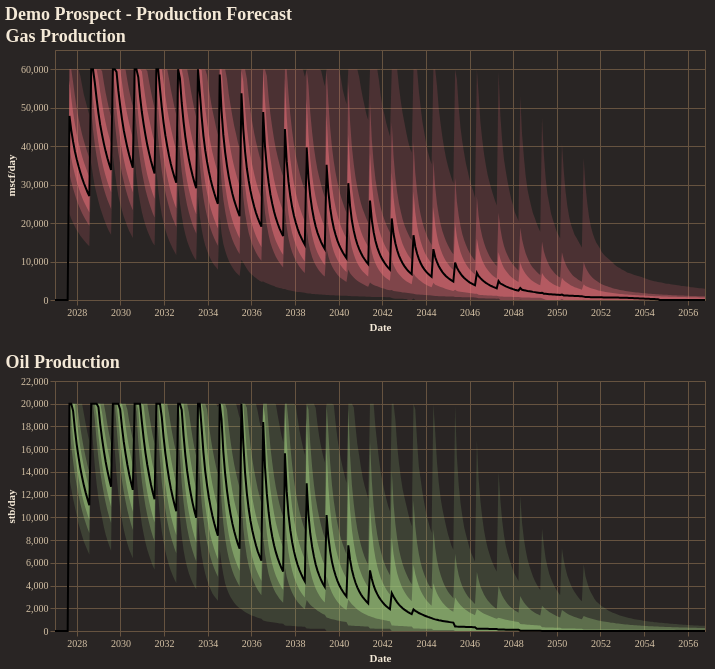

Notebook code for this chart:
### Code cell
fig = reporter.plotter.combined_production_plot(
    figsize=(650, 250),
    backend=PLOTTING_BACKEND
)
fig.show()

### Figure 1 — Vega-Lite specification as saved in the notebook (floating-point values rounded to 4 significant figures; data arrays with more than 128 entries replaced by an {"elided": "..."} marker saying what was removed)
{"config": {"background": "#292524", "view": {"fill": "#292524", "stroke": "#665340"}, "title": {"color": "#f4e9d7", "font": "Merriweather", "fontSize": 18, "fontWeight": 600, "subtitleColor": "#d5c2a6", "anchor": "start"}, "axis": {"domainColor": "#665340", "gridColor": "#665340", "tickColor": "#665340", "labelColor": "#d5c2a6", "titleColor": "#f4e9d7", "labelFont": "Merriweather", "titleFont": "Merriweather"}, "legend": {"titleColor": "#f4e9d7", "labelColor": "#d5c2a6", "labelFont": "Merriweather", "titleFont": "Merriweather", "orient": "top-right", "symbolType": "circle"}, "header": {"labelColor": "#d5c2a6", "titleColor": "#f4e9d7", "labelFont": "Merriweather", "titleFont": "Merriweather"}, "mark": {"color": "#c78d3b"}, "line": {"color": "#c78d3b"}, "bar": {"color": "#c78d3b"}, "point": {"color": "#ddb06d"}, "area": {"color": "#c78d3b", "opacity": 0.35}, "text": {"color": "#f4e9d7", "font": "Merriweather"}, "range": {"category": ["#5DA5DA", "#F28E2B", "#59C36A", "#E15759", "#B07AA1", "#4ECDC4", "#FF9DA7", "#EDC948"]}}, "vconcat": [{"layer": [{"mark": {"type": "area", "color": "rgba(224, 108, 117, 1.0)", "opacity": 0.18}, "encoding": {"tooltip": [{"field": "date", "title": "Date", "type": "temporal"}, {"field": "p01", "format": ",.2f", "title": "P01", "type": "quantitative"}, {"field": "p10", "format": ",.2f", "title": "P10", "type": "quantitative"}, {"field": "p25", "format": ",.2f", "title": "P25", "type": "quantitative"}, {"field": "p50", "format": ",.2f", "title": "P50", "type": "quantitative"}, {"field": "p75", "format": ",.2f", "title": "P75", "type": "quantitative"}, {"field": "p90", "format": ",.2f", "title": "P90", "type": "quantitative"}, {"field": "p99", "format": ",.2f", "title": "P99", "type": "quantitative"}], "x": {"field": "date", "title": "Date", "type": "temporal"}, "y": {"field": "p01", "title": "mscf/day", "type": "quantitative"}, "y2": {"field": "p99"}}}, {"mark": {"type": "area", "color": "rgba(224, 108, 117, 1.0)", "opacity": 0.35}, "encoding": {"tooltip": [{"field": "date", "title": "Date", "type": "temporal"}, {"field": "p01", "format": ",.2f", "title": "P01", "type": "quantitative"}, {"field": "p10", "format": ",.2f", "title": "P10", "type": "quantitative"}, {"field": "p25", "format": ",.2f", "title": "P25", "type": "quantitative"}, {"field": "p50", "format": ",.2f", "title": "P50", "type": "quantitative"}, {"field": "p75", "format": ",.2f", "title": "P75", "type": "quantitative"}, {"field": "p90", "format": ",.2f", "title": "P90", "type": "quantitative"}, {"field": "p99", "format": ",.2f", "title": "P99", "type": "quantitative"}], "x": {"field": "date", "title": "Date", "type": "temporal"}, "y": {"field": "p10", "title": "mscf/day", "type": "quantitative"}, "y2": {"field": "p90"}}}, {"mark": {"type": "area", "color": "rgba(224, 108, 117, 1.0)", "opacity": 0.55}, "encoding": {"tooltip": [{"field": "date", "title": "Date", "type": "temporal"}, {"field": "p01", "format": ",.2f", "title": "P01", "type": "quantitative"}, {"field": "p10", "format": ",.2f", "title": "P10", "type": "quantitative"}, {"field": "p25", "format": ",.2f", "title": "P25", "type": "quantitative"}, {"field": "p50", "format": ",.2f", "title": "P50", "type": "quantitative"}, {"field": "p75", "format": ",.2f", "title": "P75", "type": "quantitative"}, {"field": "p90", "format": ",.2f", "title": "P90", "type": "quantitative"}, {"field": "p99", "format": ",.2f", "title": "P99", "type": "quantitative"}], "x": {"field": "date", "title": "Date", "type": "temporal"}, "y": {"field": "p25", "title": "mscf/day", "type": "quantitative"}, "y2": {"field": "p75"}}}, {"mark": {"type": "line", "color": "black", "strokeWidth": 2}, "encoding": {"tooltip": [{"field": "date", "title": "Date", "type": "temporal"}, {"field": "p01", "format": ",.2f", "title": "P01", "type": "quantitative"}, {"field": "p10", "format": ",.2f", "title": "P10", "type": "quantitative"}, {"field": "p25", "format": ",.2f", "title": "P25", "type": "quantitative"}, {"field": "p50", "format": ",.2f", "title": "P50", "type": "quantitative"}, {"field": "p75", "format": ",.2f", "title": "P75", "type": "quantitative"}, {"field": "p90", "format": ",.2f", "title": "P90", "type": "quantitative"}, {"field": "p99", "format": ",.2f", "title": "P99", "type": "quantitative"}], "x": {"field": "date", "title": "Date", "type": "temporal"}, "y": {"field": "p50", "title": "mscf/day", "type": "quantitative"}}}], "data": {"name": "data-14cf3a0afe327db642a651a64132596d"}, "height": 250, "title": "Gas Production", "width": 650}, {"layer": [{"mark": {"type": "area", "color": "rgba(152, 195, 121, 1.0)", "opacity": 0.18}, "encoding": {"tooltip": [{"field": "date", "title": "Date", "type": "temporal"}, {"field": "p01", "format": ",.2f", "title": "P01", "type": "quantitative"}, {"field": "p10", "format": ",.2f", "title": "P10", "type": "quantitative"}, {"field": "p25", "format": ",.2f", "title": "P25", "type": "quantitative"}, {"field": "p50", "format": ",.2f", "title": "P50", "type": "quantitative"}, {"field": "p75", "format": ",.2f", "title": "P75", "type": "quantitative"}, {"field": "p90", "format": ",.2f", "title": "P90", "type": "quantitative"}, {"field": "p99", "format": ",.2f", "title": "P99", "type": "quantitative"}], "x": {"field": "date", "title": "Date", "type": "temporal"}, "y": {"field": "p01", "title": "stb/day", "type": "quantitative"}, "y2": {"field": "p99"}}}, {"mark": {"type": "area", "color": "rgba(152, 195, 121, 1.0)", "opacity": 0.35}, "encoding": {"tooltip": [{"field": "date", "title": "Date", "type": "temporal"}, {"field": "p01", "format": ",.2f", "title": "P01", "type": "quantitative"}, {"field": "p10", "format": ",.2f", "title": "P10", "type": "quantitative"}, {"field": "p25", "format": ",.2f", "title": "P25", "type": "quantitative"}, {"field": "p50", "format": ",.2f", "title": "P50", "type": "quantitative"}, {"field": "p75", "format": ",.2f", "title": "P75", "type": "quantitative"}, {"field": "p90", "format": ",.2f", "title": "P90", "type": "quantitative"}, {"field": "p99", "format": ",.2f", "title": "P99", "type": "quantitative"}], "x": {"field": "date", "title": "Date", "type": "temporal"}, "y": {"field": "p10", "title": "stb/day", "type": "quantitative"}, "y2": {"field": "p90"}}}, {"mark": {"type": "area", "color": "rgba(152, 195, 121, 1.0)", "opacity": 0.55}, "encoding": {"tooltip": [{"field": "date", "title": "Date", "type": "temporal"}, {"field": "p01", "format": ",.2f", "title": "P01", "type": "quantitative"}, {"field": "p10", "format": ",.2f", "title": "P10", "type": "quantitative"}, {"field": "p25", "format": ",.2f", "title": "P25", "type": "quantitative"}, {"field": "p50", "format": ",.2f", "title": "P50", "type": "quantitative"}, {"field": "p75", "format": ",.2f", "title": "P75", "type": "quantitative"}, {"field": "p90", "format": ",.2f", "title": "P90", "type": "quantitative"}, {"field": "p99", "format": ",.2f", "title": "P99", "type": "quantitative"}], "x": {"field": "date", "title": "Date", "type": "temporal"}, "y": {"field": "p25", "title": "stb/day", "type": "quantitative"}, "y2": {"field": "p75"}}}, {"mark": {"type": "line", "color": "black", "strokeWidth": 2}, "encoding": {"tooltip": [{"field": "date", "title": "Date", "type": "temporal"}, {"field": "p01", "format": ",.2f", "title": "P01", "type": "quantitative"}, {"field": "p10", "format": ",.2f", "title": "P10", "type": "quantitative"}, {"field": "p25", "format": ",.2f", "title": "P25", "type": "quantitative"}, {"field": "p50", "format": ",.2f", "title": "P50", "type": "quantitative"}, {"field": "p75", "format": ",.2f", "title": "P75", "type": "quantitative"}, {"field": "p90", "format": ",.2f", "title": "P90", "type": "quantitative"}, {"field": "p99", "format": ",.2f", "title": "P99", "type": "quantitative"}], "x": {"field": "date", "title": "Date", "type": "temporal"}, "y": {"field": "p50", "title": "stb/day", "type": "quantitative"}}}], "data": {"name": "data-b2148384e36b7bba317671dffa01c310"}, "height": 250, "title": "Oil Production", "width": 650}], "title": "Demo Prospect - Production Forecast", "$schema": "https://vega.github.io/schema/vega-lite/v5.20.1.json", "datasets": {"data-14cf3a0afe327db642a651a64132596d": {"elided": "360 records"}, "data-b2148384e36b7bba317671dffa01c310": {"elided": "360 records"}}}
